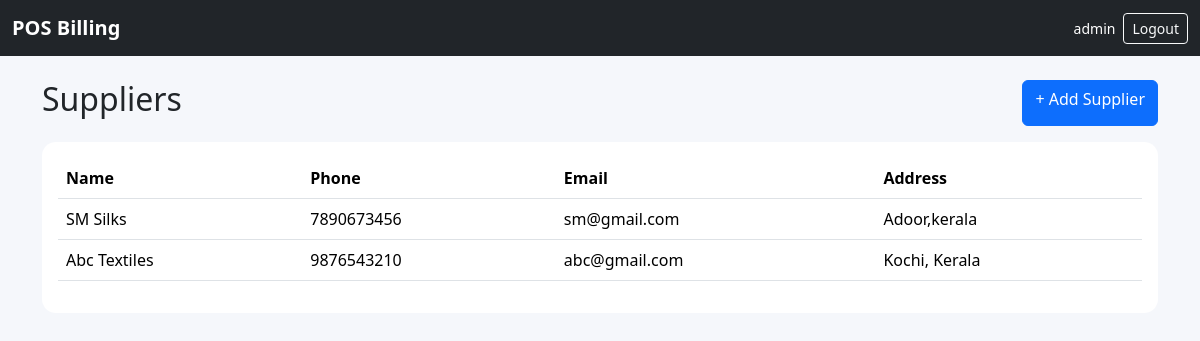
Page /suppliers/ (signed in) on the committed database.
### pos/models.py (models this page shows, shortened)
class Supplier(models.Model):
    name = models.CharField(max_length=150)
    phone = models.CharField(max_length=20, blank=True)
    email = models.EmailField(blank=True)
    address = models.TextField(blank=True)
    created_at = models.DateTimeField(auto_now_add=True)

### pos/views.py (the view)
# urls.py: path("suppliers/", views.suppliers, name="suppliers"),
@admin_required
def suppliers(request):
    return render(request, "admin/suppliers.html", {"suppliers": Supplier.objects.order_by("-created_at")})

### pos/views.py (called while the page is built)
def is_admin(user):
    return user.is_superuser or (
        hasattr(user, "staff_profile") and user.staff_profile.role == "ADMIN"
    )

def admin_required(view):
    @wraps(view)
    @login_required
    def wrapper(request, *args, **kwargs):
        if not is_admin(request.user):
            messages.error(request, "Admin access required.")
            return redirect("billing")
        return view(request, *args, **kwargs)
    return wrapper

### templates/admin/suppliers.html (shortened to what this page needs)
{% extends 'base.html' %}
{% block content %}
<div class="container py-4"><div class="d-flex justify-content-between mb-3"><h2>Suppliers</h2><a class="btn btn-primary" href="{% url 'supplier_add' %}">+ Add Supplier</a></div>
<div class="card"><div class="card-body table-responsive"><table class="table"><tr><th>Name</th><th>Phone</th><th>Email</th><th>Address</th></tr>
{% for s in suppliers %}<tr><td>{{ s.name }}</td><td>{{ s.phone }}</td><td>{{ s.email }}</td><td>{{ s.address }}</td></tr>{% empty %}<tr><td colspan="4">No suppliers.</td></tr>{% endfor %}</table></div></div></div>
{% endblock %}

### templates/base.html (shortened to what this page needs)
{% load static %}
<!doctype html>
<html lang="en">
<head>
<link href="https://cdn.jsdelivr.net/npm/bootstrap@5.3.3/dist/css/bootstrap.min.css" rel="stylesheet">
<link rel="stylesheet" href="{% static 'css/app.css' %}">
</head>
<body>
<nav class="navbar navbar-dark bg-dark sticky-top">
  <div class="container-fluid">
    <a class="navbar-brand fw-bold" href="{% if request.user.is_authenticated %}{% url 'dashboard' %}{% else %}/{% endif %}">POS Billing</a>
    {% if request.user.is_authenticated %}
    <div class="d-flex align-items-center gap-2">
      <span class="text-white small">{{ request.user.username }}</span>
      <a class="btn btn-outline-light btn-sm" href="{% url 'logout' %}">Logout</a>
    </div>
    {% endif %}
  </div>
</nav>
{% block content %}{% endblock %}
</body>
</html>

### static/css/app.css (style rules this page uses)
body { background:#f5f7fb; }
.card { border:0; border-radius:14px; }

### rows in the picture
Supplier: name "SM Silks", phone "7890673456", email "sm@gmail.com", address "Adoor,kerala"
Supplier: name "Abc Textiles", phone "9876543210", email "abc@gmail.com", address "Kochi, Kerala"

### other values in the picture
{{ request.user.username }} "admin"
